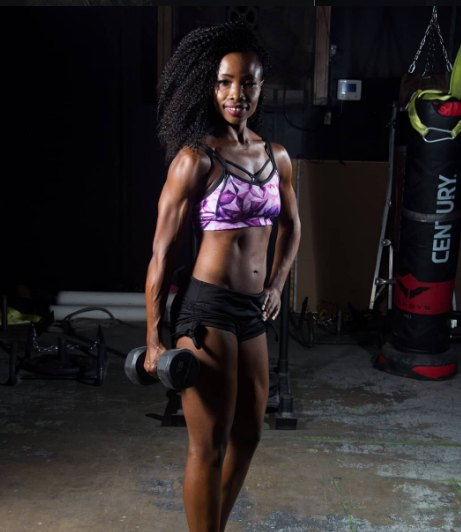
#> input picture assets/img/betty-dumbbell.jpg, 461 x 532 px, given in place of WhatsApp Image 2026-09-03 at 9.13.19 PM.jpeg, which was not available
$ python images.py ../assets/img/betty-dumbbell.jpg
#> lines starting #> are read from the running program, lines starting #| are printed output that depends on the picture; pictures that were not available may be replaced by others from this repository, and a replacement may not be noted
#> in wa, returned value is the input picture: PIL image 461x532 RGB; mean R, G, B 40.5, 35.3, 36.3
# -*- coding: utf-8 -*-
"""
Rebuilds assets/img from the originals. Run it only when the source photos
change; the output is committed.

    python _build/images.py

Betty's own photos live in F:\\betty\\betty photos\\ and arrived as 460 to 600px
screenshots, so every placement in the stylesheet is capped to keep the worst
upscale near 1.2x. Stock food and reader photography is pulled from Pexels once
and self-hosted, never hotlinked. EXIF, GPS and IPTC are stripped on the way out.
"""
import os
from PIL import Image, ImageFilter

SRC = r'F:/betty/betty photos'
STOCK = os.path.join(os.path.dirname(os.path.abspath(__file__)), '_stock')
OUT = os.path.abspath(os.path.join(os.path.dirname(os.path.abspath(__file__)),
                                   '..', 'assets', 'img'))

# Pexels ids, downloaded into _stock/ as <name>.jpg before running:
#   https://images.pexels.com/photos/<id>/pexels-photo-<id>.jpeg?auto=compress&cs=tinysrgb&w=1400
STOCK_IN_USE = False

PEXELS = {
    'meals-glass': 4929677, 'meal-prep': 30635717, 'ingredients': 4963581,
    'bowl': 566564, 'guide-table': 12499375,
    'kitchen-woman': 3960597, 'kitchen-scale': 3743169,
    'kitchen-slice': 8552737, 'kitchen-plates': 12673786,
    'plate-balanced': 3814676, 'veg-white': 142520,
}


def cover(im, ratio, focus=0.5, vfocus=0.5):
    """Crop to `ratio` (w/h), keeping the focus point."""
#> called with ratio = 2.35, focus = 0.5, vfocus = 0.42
    w, h = im.size
#> w = 461; h = 532
    if w / h > ratio:
        nw, nh = int(round(h * ratio)), h
    else:
        nw, nh = w, int(round(w / ratio))
#> nw = 461; nh = 196
    x = int(round((w - nw) * focus))
#> x = 0
    y = int(round((h - nh) * vfocus))
#> y = 141
    return im.crop((x, y, x + nw, y + nh))
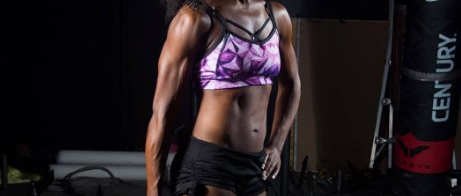
#> returned value: PIL image 461x196 RGB; mean R, G, B 36.8, 28.7, 31.6


def save(im, name, q=86, sharpen=True):
#> called with name = 'coast-wide.jpg', q = 82, sharpen = True
    im = im.convert('RGB')
    if sharpen:                      # helps the small sources survive a 1.2x upscale
        im = im.filter(ImageFilter.UnsharpMask(radius=1.1, percent=58, threshold=3))
    clean = Image.new('RGB', im.size)
#> clean: PIL image 1440x613 RGB; every value is 0
    clean.putdata(list(im.getdata()))            # drops every metadata block
    path = os.path.join(OUT, name)
    clean.save(path, 'JPEG', quality=q, optimize=True, progressive=True, subsampling=1)
    print('%-22s %sx%s %6.1f KB' % (name, im.size[0], im.size[1],
                                    os.path.getsize(path) / 1024.0))
#| coast-wide.jpg         1440x613   64.3 KB


def shot(n):
    return Image.open(os.path.join(SRC, 'Screenshot_%d.png' % n))


def stock(fn, out, ratio, w, focus=0.5, vfocus=0.5, q=82):
    im = cover(Image.open(os.path.join(STOCK, fn + '.jpg')), ratio, focus, vfocus)
    save(im.resize((w, int(round(w / ratio))), Image.LANCZOS), out, q=q, sharpen=False)


# ---------------------------------------------------------------- new photos --
# Five photographs Betty sent on 3 Sep 2026, 945-1200px wide, so for the first
# time these are DOWNSCALES rather than upscales. They exist to make the site
# unmistakably hers: real places, real clothes, ordinary light. No unsharp mask,
# because nothing here is being stretched.
WA = {
    'coast':  '9.13.19 PM',   # running on the sand at Haystack Rock
    'trail':  '9.13.55 PM',   # on a walking trail, hand shading her eyes
    'cabin':  '9.15.03 PM',   # smiling in an aircraft seat
    'red-a':  '9.17.29 PM',   # red dress, sisal baskets on the wall
    'red-b':  '9.17.35 PM',
}


def wa(key):
    return Image.open(os.path.join(
        SRC, 'WhatsApp Image 2026-09-03 at %s.jpeg' % WA[key]))


def new_photos():
    # Wide editorial plate, and the one full-bleed image on the site. The
    # source is 945px, so 1440 is a 1.52x upscale, over the 1.2x ceiling every
    # other placement respects. It is allowed here and only here: the subject is
    # 40px tall in a hazy seascape, where softness reads as distance rather than
    # as a defect, and the page needs one image that runs edge to edge. Resample
    # once at 1440 rather than shipping 1120 and letting the browser stretch it.
    save(cover(wa('coast'), 2.35, vfocus=0.42).resize((1440, 613), Image.LANCZOS),
         'coast-wide.jpg', q=82)
    # Everything below is a downscale, so no sharpening and a higher quality.
    save(cover(wa('trail'), 0.82, focus=0.46, vfocus=0.46)
         .resize((660, 805), Image.LANCZOS), 'betty-trail.jpg', q=86, sharpen=False)
#> call 2 of wa, with key = 'trail'
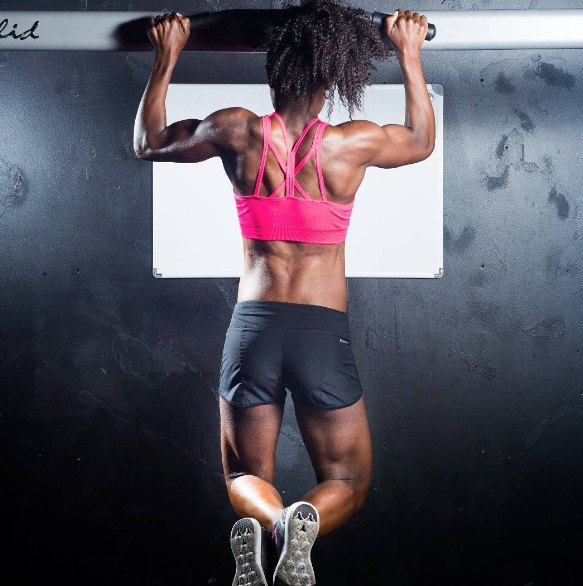
#> input picture assets/img/betty-pullup.jpg, 583 x 586 px, given in place of WhatsApp Image 2026-09-03 at 9.13.55 PM.jpeg, which was not available
#> in wa, returned value is the input picture: PIL image 583x586 RGB; mean R, G, B 84.5, 81.2, 91.4
#> call 2 of cover, with ratio = 0.82, focus = 0.46, vfocus = 0.46
#> in cover (call 2), `w, h = im.size`: w = 583; h = 586
#> in cover (call 2), `nw, nh = int(round(h * ratio)), h`: nw = 481; nh = 586
#> in cover (call 2), `x = int(round((w - nw) * focus))`: x = 47
#> in cover (call 2), `y = int(round((h - nh) * vfocus))`: y = 0
#> in cover (call 2), `return im.crop((x, y, x + nw, y + nh))`:
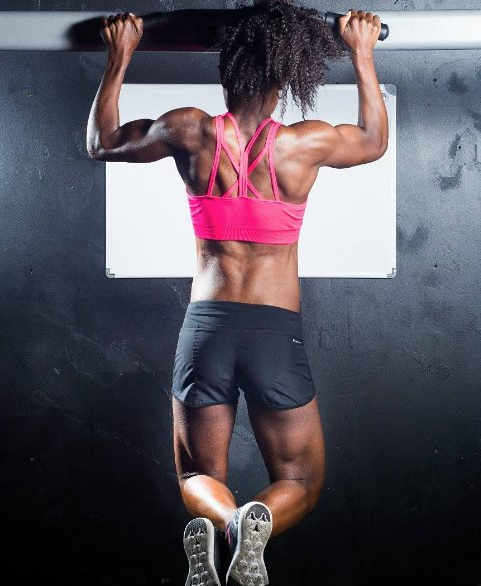
#> returned value: PIL image 481x586 RGB; mean R, G, B 88.2, 82.3, 91.9
#> in save (call 2), `clean = Image.new('RGB', im.size)`: clean: PIL image 660x805 RGB; every value is 0
#| betty-trail.jpg        660x805   91.6 KB
    save(cover(wa('cabin'), 1.00, focus=0.42, vfocus=0.34)
         .resize((520, 520), Image.LANCZOS), 'betty-cabin.jpg', q=86, sharpen=False)
#> in save (call 3), `clean = Image.new('RGB', im.size)`: clean: PIL image 520x520 RGB; every value is 0
#| betty-cabin.jpg        520x520   51.0 KB
    save(cover(wa('red-b'), 0.70, focus=0.50, vfocus=0.44)
         .resize((580, 829), Image.LANCZOS), 'betty-red.jpg', q=86, sharpen=False)


# --------------------------------------------------------------- social card --
# assets/og.jpg, the 1200x630 image every link preview shows: Slack, WhatsApp,
# Facebook, LinkedIn, X, iMessage. Without one, a shared link renders as a grey
# rectangle with a URL under it, which is the least premium object a premium
# brand can put in somebody's feed.
#
# It is built here rather than screenshotted so it stays on the deck: forest
# ground, the wordmark with its clay point, one signature line set in Lora, and
# her own photograph on the right.
FONTS = os.path.join(os.path.dirname(os.path.abspath(__file__)), '_fonts')
FOREST = (0x1F, 0x3D, 0x33)
CLAY = (0xC9, 0x69, 0x4A)
CLAY_HI = (0xE5, 0x94, 0x73)
SAGE = (0x8F, 0xA9, 0x9B)


# [65 lines left out: functions _font, _tracked, og_card, not called in this run]


def main():
    if not os.path.isdir(OUT):
        os.makedirs(OUT)

    new_photos()
    og_card()

    # ---- Betty's own photography ------------------------------------------
    # Screenshot_4 is the frame the brand deck picked for the homepage: warm,
    # face forward, personality first. Crop off the carousel dots at the bottom.
    save(cover(shot(4).crop((0, 0, 549, 558)), 0.80, focus=0.58), 'betty-hero.jpg', q=88)
    save(cover(shot(16), 0.80, focus=0.48), 'betty-portrait.jpg', q=88)
    # currently unplaced: the coast plate from the 3 Sep batch is the same
    # scene at four times the resolution. Kept because it is her photograph.
    save(cover(shot(14), 1.34, vfocus=0.42), 'betty-beach.jpg')
    save(cover(shot(10), 1.00, vfocus=0.45), 'betty-street.jpg')
    save(cover(shot(21), 0.80), 'betty-kettlebell.jpg')
    save(cover(shot(18), 0.80), 'betty-cable.jpg')
    # competition frames: About only, framed as credentials
    save(cover(shot(13), 1.00), 'betty-stage.jpg')
    save(cover(shot(7), 1.00), 'betty-backstage.jpg')
    save(cover(shot(11), 1.00), 'betty-track.jpg')
    # Screenshot_1: a trail race, bib 259, other ordinary runners in frame. The
    # least physique-posed image in the whole library and the only one that
    # shows her among other people, so it carries the About page's line about
    # never being asked to train like this.
    save(cover(shot(1), 1.30, vfocus=0.46), 'betty-race.jpg', q=88)

    # As of 7 Sep 2026 no page places a stock photograph. Every image on the
    # site is Betty's own. This half only runs if _stock is present AND
    # STOCK_IN_USE is flipped back on; the ids above are kept as the record.
    if not STOCK_IN_USE or not os.path.isdir(STOCK):
        print('licensed stock is unused by the site, skipping')
        return

    # ---- food, teaching and reader photography ----------------------------
    stock('meals-glass', 'food-portions.jpg', 1.20, 1000)
    stock('meal-prep', 'food-prep.jpg', 1.00, 760)
    stock('ingredients', 'food-whole.jpg', 1.00, 760)
    stock('bowl', 'food-bowl.jpg', 1.20, 900)
    stock('guide-table', 'guide-table.jpg', 1.20, 900)

    # Journal thumbnails. Deck image rule: would the woman in this photo feel
    # understood, or evaluated? No before-and-afters, no body scrutiny, no
    # donut-versus-apple, and nothing that makes the brand look fitness-only.
    for src, out, fy in [('kitchen-woman', 'journal-01', 0.45),
                         ('plate-balanced', 'journal-02', 0.50),
                         ('kitchen-scale', 'journal-03', 0.50),
                         ('kitchen-slice', 'journal-04', 0.42),
                         ('veg-white', 'journal-05', 0.50),
                         ('kitchen-plates', 'journal-06', 0.48)]:
        stock(src, out + '.jpg', 1.42, 760, vfocus=fy)


if __name__ == '__main__':
    import sys
    if 'og' in sys.argv[1:]:
        og_card()
    else:
#> (the run stopped early here; a loop or call above may not have finished)
